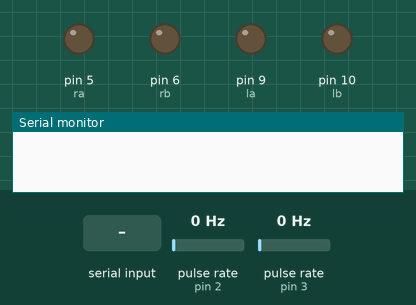
Bench run of a sketch on a simulated Arduino Uno, built with avr-gcc and run on an emulated ATmega328P. On the bench: output pins drawn as LEDs (lit = HIGH), the last lines printed to the serial monitor. Wiring (inferred from the names in the program): 2 × pulse sensor: data pin 2 / data pin 3. Inputs (shaded band) come from the test bench; at power-on: pulse rate (sensors on pin 2, pin 3) 0 Hz.

Above: at 1.2 s.
1.3 s: "0" received over Serial
At 2.2 s:
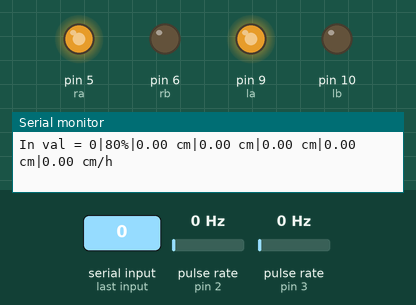
2.8 s: "1" received over Serial
At 3.3 s:
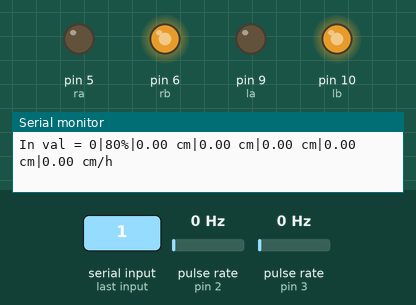
4.3 s: "2" received over Serial
At 5.5 s:
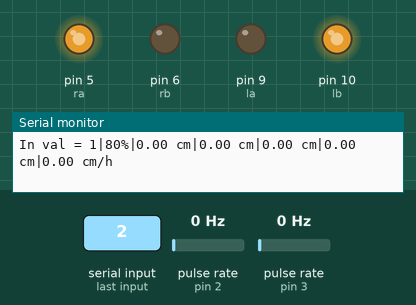
5.8 s: "3" received over Serial
At 6.8 s:
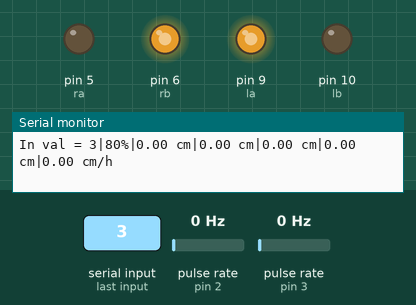
Timing chart, 0 to 8.3 s (numbered marks = the images above; inputs shaded):
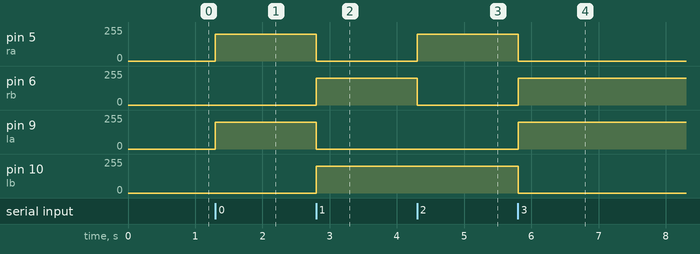

Measured:
- after the input at 1.3 s, pin 5 (ra), pin 9 (la): 0/255 → 200/255 at once
- after the input at 2.8 s, pin 5 (ra), pin 9 (la): 200/255 → 0/255 at once; pin 6 (rb), pin 10 (lb): 0/255 → 200/255 at once
- after the input at 4.3 s, pin 5 (ra): 0/255 → 200/255 at once; pin 6 (rb): 200/255 → 0/255 at once
- after the input at 5.8 s, pin 5 (ra), pin 10 (lb): 200/255 → 0/255 at once; pin 6 (rb), pin 9 (la): 0/255 → 200/255 at once

The sketch:

encoder_rc_car.ino
```cpp
//#include <SoftwareSerial.h>

//SoftwareSerial mySerial(11,12);    //RX,TX

#define ra 5
#define rb 6
#define la 9
#define lb 10

float ty_const =  0.0186;
int encoderPin1 = 2;
int encoderPin2 = 3;

int encoderval_r = 0,r = 0,eval_r = 0;
float d_r = 0,dt_r = 0;
int encoderval_l = 0,l = 0,eval_l = 0;
float d_l = 0,dt_l = 0;

long previousMillis = 0;
long interval = 2000;
float d = 0, dt = 0,dp = 0, vt = 0;

int lastMSB = 0;
int lastLSB = 0;

int ch = 0 , i = 0 ,mval = 80,spd = mval * 2.5;
char Incoming_value = 0;


void forward()
{
      analogWrite(ra, spd);
      analogWrite(rb, LOW);
      analogWrite(la, spd);
      analogWrite(lb, LOW);
      l=0;r=0;}

void back()
 {    analogWrite(ra, LOW);
      analogWrite(rb, spd);
      analogWrite(la, LOW);
      analogWrite(lb, spd);
      l=1;r=1;}

void left()
{     analogWrite(ra, spd);
      analogWrite(rb, LOW);
      analogWrite(la,LOW);
      analogWrite(lb, spd);
      l=1;r=0;}

void right()
{     analogWrite(ra, LOW);
      analogWrite(rb, spd);
      analogWrite(la, spd);
      analogWrite(lb, LOW);
      l=0;r=1;}

void stopp()
{     analogWrite(ra, LOW);
      analogWrite(rb, LOW);
      analogWrite(la, LOW);
      analogWrite(lb, LOW); }


void updateEncoder_r()
{
  int MSB = digitalRead(encoderPin1);
  if(MSB!=lastMSB)
  encoderval_r++; d_r = encoderval_r * ty_const;
  if(r==1)
    {eval_r--;
      dt_r = eval_r * ty_const;}
    if(r==0)
    {eval_r++;
      dt_r = eval_r * ty_const;}
  lastMSB=MSB;
  }

void updateEncoder_l()
{
  int LSB = digitalRead(encoderPin2);
  if(LSB!=lastLSB)
  encoderval_l++; d_l = encoderval_l * ty_const;
   if(l==1)
    {eval_l--;
      dt_l = eval_l * ty_const;}
    if(l==0)
    {eval_l++;
      dt_l = eval_l * ty_const;}
  lastLSB=LSB;
  }

    void calculate()
  {

    d = (d_r + d_l)/2;

    dt = (dt_r + dt_l)/2;
    }


    void bl()
    {
      if(Serial.available() > 0)
  {
    //print_val();

     Incoming_value = Serial.read();

    if(Incoming_value == '0')
      forward();


    else if(Incoming_value == '1')
      back();

       else if(Incoming_value == '2')
      left();

       else if(Incoming_value == '3')
     right();

     else if(Incoming_value == '5')
     {
      if(mval-10>=10)
      mval = mval - 10;
      spd = mval * 2.5;
     }

     else if(Incoming_value == '4')
     {
      if(mval+10<=100)
      mval = mval + 10;
      spd = mval * 2.5;
     }

     else if(Incoming_value == '6')
     {
      stopp();
     }

 }
      }


  void print_val()
{
    Serial.print("In val = ");
    Serial.print(Incoming_value);
    Serial.print("|");
    //Serial.print("Motor speed = ");
    Serial.print(mval);
     Serial.print("%");
    Serial.print("|");
   // Serial.print("left val = ");
    Serial.print(d_l);
     Serial.print(" cm");
    Serial.print("|");
    //Serial.print("right val = ");
    Serial.print( d_r);
    Serial.print(" cm");
     Serial.print("|");
    //Serial.print("distance = ");
    Serial.print( d);
    Serial.print(" cm");
    Serial.print("|");
    Serial.print( dt);
    Serial.print(" cm");
     Serial.print("|");
    Serial.print(vt);
    Serial.print(" cm/h");
    Serial.println(" ");
}


void setup()
{
   //mySerial.begin(9600);
  Serial.begin(9600);
  pinMode(6,  OUTPUT);
  pinMode(5,  OUTPUT);
  pinMode(9,  OUTPUT);
  pinMode(10, OUTPUT);

  pinMode(encoderPin1, INPUT);
  pinMode(encoderPin2, INPUT);

  digitalWrite(encoderPin1, HIGH);
  digitalWrite(encoderPin2, HIGH);
  attachInterrupt(0, updateEncoder_r, CHANGE);
  attachInterrupt(1, updateEncoder_l, CHANGE);


 stopp();

}

void loop()
{

 bl();

calculate();


 unsigned long currentMillis = millis();

if (currentMillis - previousMillis > interval)
{
 previousMillis = currentMillis;
 vt = ((dt - dp)/interval)*3600;
      dp = dt;
 print_val();

}

}
```
